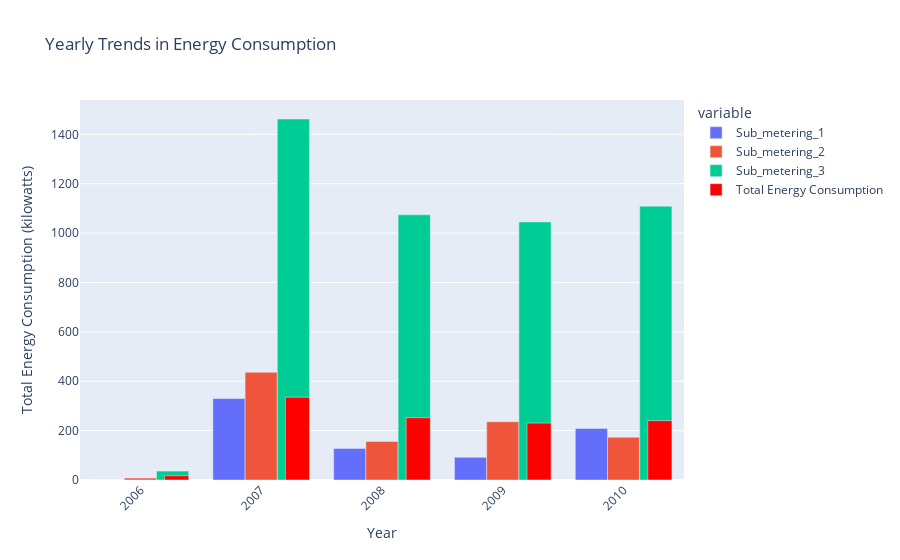

Notebook cell for this chart:
### Markdown cell above
Seasonal Pattern:

Winter: Consistently highest consumption (peaking at ~1.2 kW)

Summer: Second highest consumption

Spring/Fall: Lowest consumption (typically <0.8 kW)

### Code cell
# 3. Yearly trends using plotly,and i want to show sub metering data as well in different bars
import plotly.express as px

def plot_yearly_trends(df):
    yearly_data = df.groupby('year')[[ 'Sub_metering_1', 'Sub_metering_2', 'Sub_metering_3']].sum().reset_index()
    enerergy_consumption = df.groupby('year')['Global_active_power'].sum().reset_index()
    fig = px.bar(yearly_data, x='year', y=[ 'Sub_metering_1', 'Sub_metering_2', 'Sub_metering_3'], title='Yearly Trends in Energy Consumption')
    fig.add_bar(x=enerergy_consumption['year'], y=enerergy_consumption['Global_active_power'], name='Total Energy Consumption', marker_color='red')
    fig.update_layout(barmode='group', xaxis_tickangle=-45)
    fig.update_layout(xaxis_title='Year', yaxis_title='Total Energy Consumption (kilowatts)')
    fig.show()

plot_yearly_trends(df)

### Figure 1 — Plotly figure (JSON) as saved in the notebook; plotly's stock layout.template omitted (floating-point values rounded to 4 significant figures)
{"data": [{"alignmentgroup": "True", "hovertemplate": "variable=Sub_metering_1<br>year=%{x}<br>value=%{y}<extra></extra>", "legendgroup": "Sub_metering_1", "marker": {"color": "#636efa", "pattern": {"shape": ""}}, "name": "Sub_metering_1", "offsetgroup": "Sub_metering_1", "orientation": "v", "showlegend": true, "textposition": "auto", "type": "bar", "x": [2006, 2007, 2008, 2009, 2010], "xaxis": "x", "y": [0, 330, 128, 92, 209], "yaxis": "y"}, {"alignmentgroup": "True", "hovertemplate": "variable=Sub_metering_2<br>year=%{x}<br>value=%{y}<extra></extra>", "legendgroup": "Sub_metering_2", "marker": {"color": "#EF553B", "pattern": {"shape": ""}}, "name": "Sub_metering_2", "offsetgroup": "Sub_metering_2", "orientation": "v", "showlegend": true, "textposition": "auto", "type": "bar", "x": [2006, 2007, 2008, 2009, 2010], "xaxis": "x", "y": [8, 436, 156, 236, 173], "yaxis": "y"}, {"alignmentgroup": "True", "hovertemplate": "variable=Sub_metering_3<br>year=%{x}<br>value=%{y}<extra></extra>", "legendgroup": "Sub_metering_3", "marker": {"color": "#00cc96", "pattern": {"shape": ""}}, "name": "Sub_metering_3", "offsetgroup": "Sub_metering_3", "orientation": "v", "showlegend": true, "textposition": "auto", "type": "bar", "x": [2006, 2007, 2008, 2009, 2010], "xaxis": "x", "y": [36, 1462, 1074, 1045, 1109], "yaxis": "y"}, {"marker": {"color": "red"}, "name": "Total Energy Consumption", "type": "bar", "x": [2006, 2007, 2008, 2009, 2010], "y": [17.16, 335.2, 252.4, 230.4, 240.4]}], "layout": {"barmode": "group", "legend": {"title": {"text": "variable"}, "tracegroupgap": 0}, "title": {"text": "Yearly Trends in Energy Consumption"}, "xaxis": {"anchor": "y", "domain": [0, 1], "tickangle": -45, "title": {"text": "Year"}}, "yaxis": {"anchor": "x", "domain": [0, 1], "title": {"text": "Total Energy Consumption (kilowatts)"}}}}
